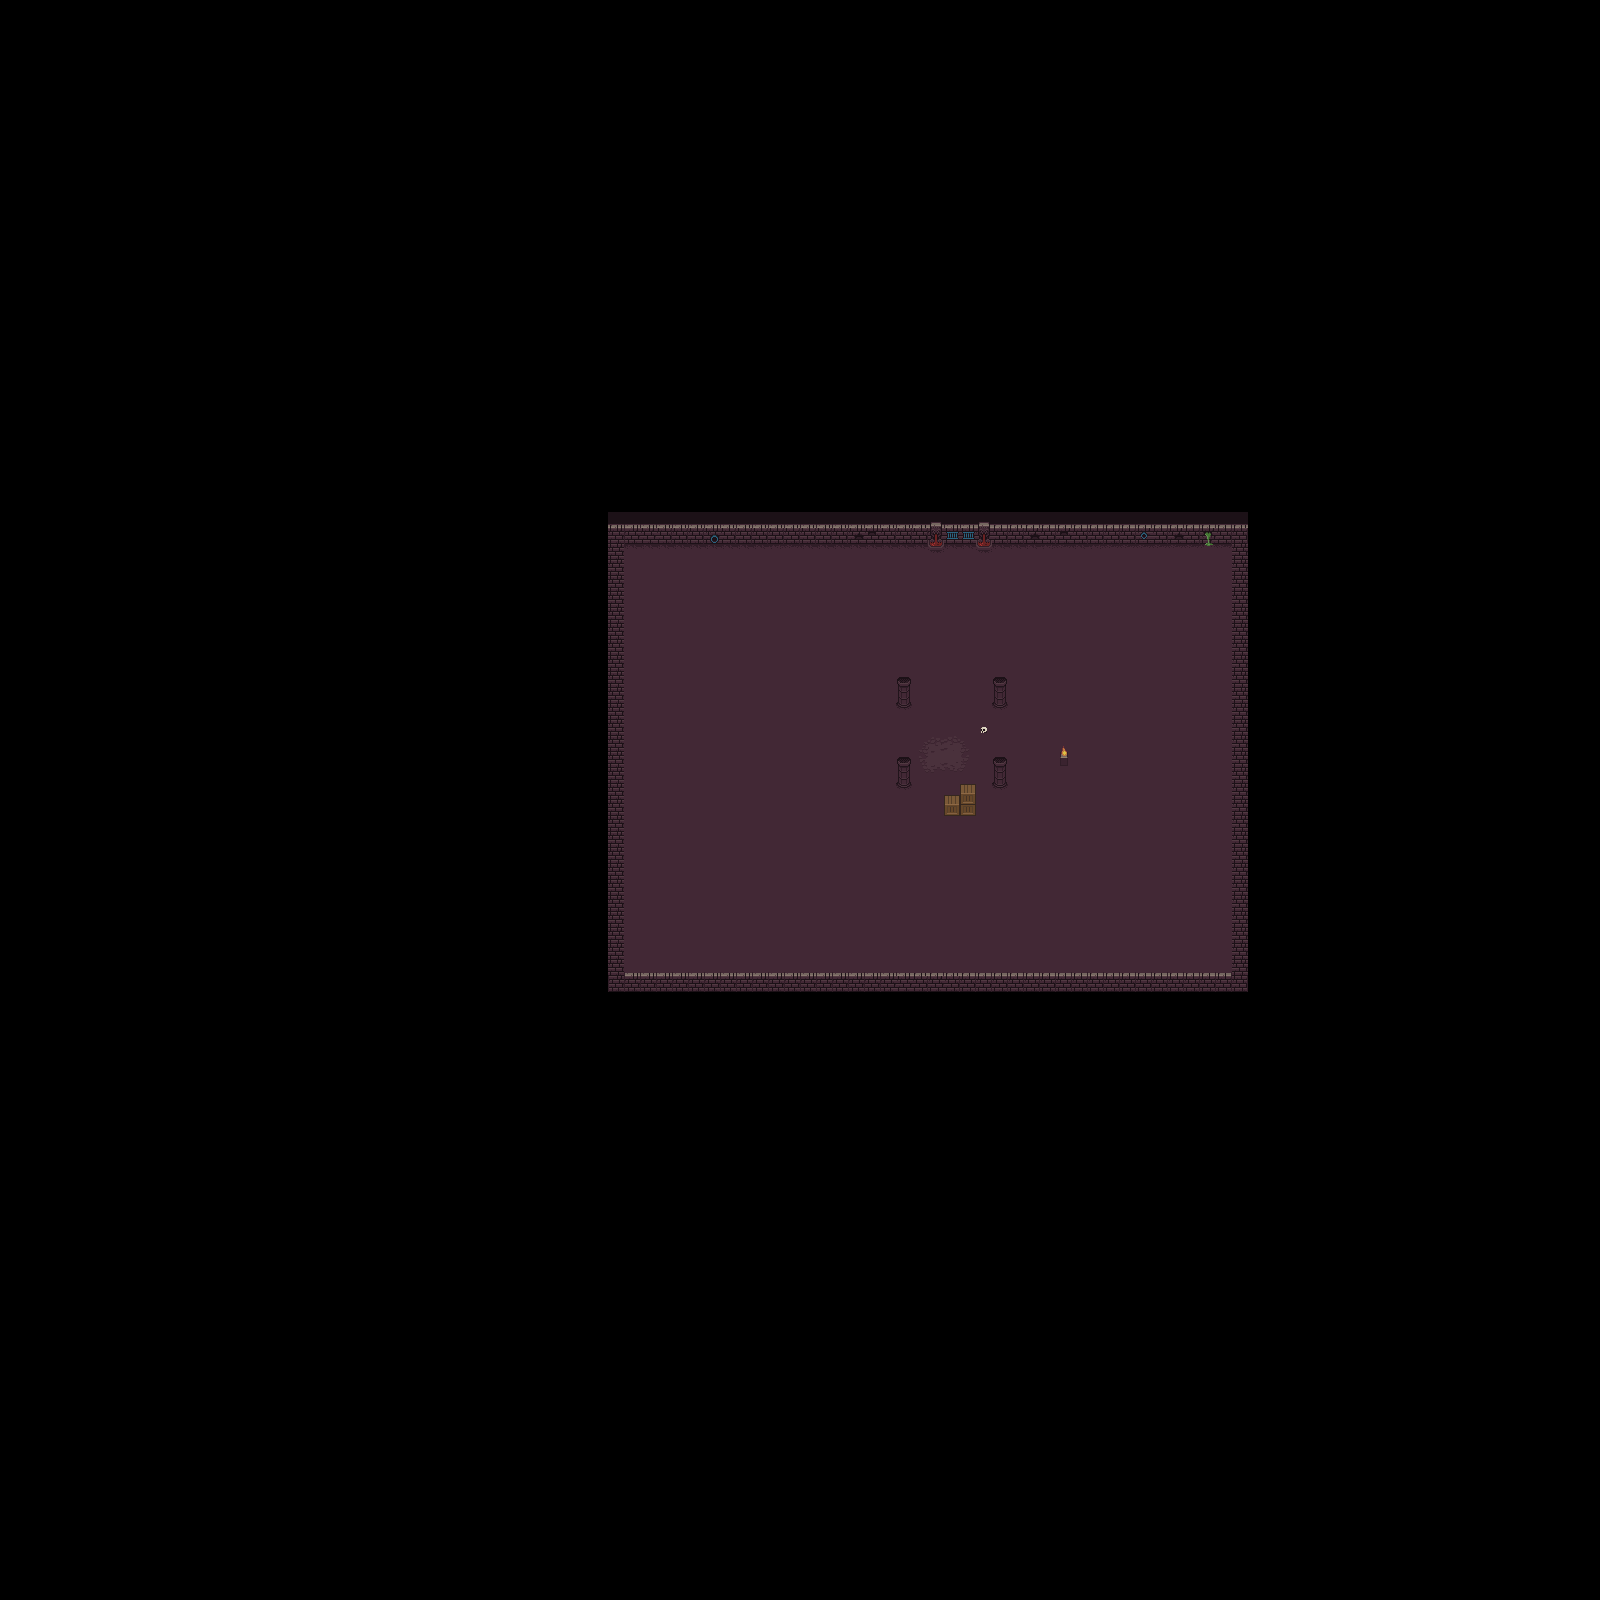

Tiled map render using the project's own tile images. Description and the map definition, with tile-layer contents summarised, below:
An orthogonal 100x100 tile map with 16x16 px tiles, 3 tile layers (Floor, Background, Foreground) and 3 objects (SKCamera, SKSprite, SKEdgeLoop).

<map version="1.4" tiledversion="1.4.2" orientation="orthogonal" renderorder="right-down" width="100" height="100" tilewidth="16" tileheight="16" infinite="0" nextlayerid="5" nextobjectid="9">
 <tileset firstgid="1" source="../Tilesets/Retro.tsx" />
 <layer id="1" name="Floor" width="100" height="100">
  <data>[10000 cells, 1200 non-empty, 14 distinct tile ids]</data>
 </layer>
 <layer id="3" name="Background" width="100" height="100">
  <data>[10000 cells, 180 non-empty, 24 distinct tile ids]</data>
 </layer>
 <objectgroup id="2" name="Objects">
  <object id="1" name="Camera" type="SKCamera" x="608" y="512" width="640" height="480">
   <properties>
    <property name="trackObject" type="object" value="5" />
   </properties>
  </object>
  <object id="5" name="Player" type="SKSprite" gid="253" x="943.333" y="752.667" width="16" height="16">
   <properties>
    <property name="affectedByGravity" type="bool" value="true" />
    <property name="isDynamic" type="bool" value="true" />
    <property name="physicsCategory" type="int" value="1" />
    <property name="physicsCollisionMask" type="int" value="1" />
    <property name="physicsContactMask" type="int" value="1" />
   </properties>
  </object>
  <object id="7" name="Level Edge" type="SKEdgeLoop" x="625.333" y="984" visible="0">
   <properties>
    <property name="affectedByGravity" type="bool" value="false" />
    <property name="isDynamic" type="bool" value="true" />
    <property name="physicsCategory" type="int" value="1" />
    <property name="physicsCollisionMask" type="int" value="1" />
    <property name="physicsContactMask" type="int" value="1" />
   </properties>
   <polygon points="0,0 2,-440.667 606.667,-439.333 604.667,-6.66667 604.667,-0.666667" />
  </object>
 </objectgroup>
 <layer id="4" name="Foreground" width="100" height="100">
  <data>[10000 cells, 89 non-empty, 11 distinct tile ids]</data>
 </layer>
</map>
